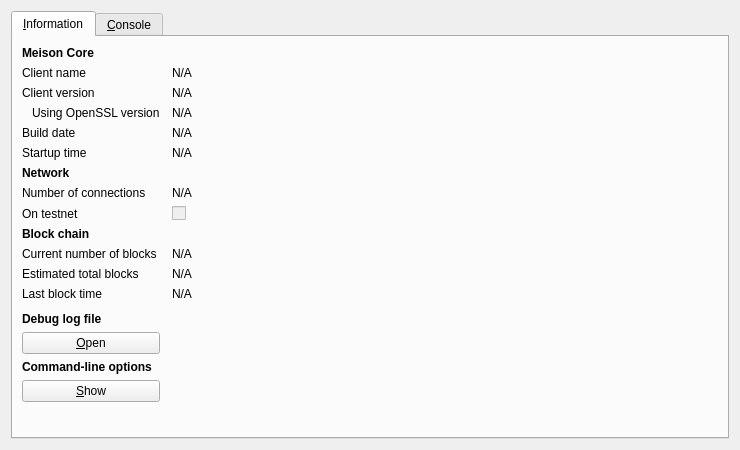
<?xml version="1.0" encoding="UTF-8"?>
<ui version="4.0">
 <class>RPCConsole</class>
 <widget class="QDialog" name="RPCConsole">
  <property name="geometry">
   <rect>
    <x>0</x>
    <y>0</y>
    <width>740</width>
    <height>450</height>
   </rect>
  </property>
  <property name="windowTitle">
   <string>Meison - Debug window</string>
  </property>
  <layout class="QVBoxLayout" name="verticalLayout_2">
   <item>
    <widget class="QTabWidget" name="tabWidget">
     <property name="currentIndex">
      <number>0</number>
     </property>
     <widget class="QWidget" name="tab_info">
      <attribute name="title">
       <string>&amp;Information</string>
      </attribute>
      <layout class="QGridLayout" name="gridLayout" columnstretch="0,1">
       <property name="horizontalSpacing">
        <number>12</number>
       </property>
       <item row="0" column="0">
        <widget class="QLabel" name="label_9">
         <property name="font">
          <font>
           <weight>75</weight>
           <bold>true</bold>
          </font>
         </property>
         <property name="text">
          <string>Meison Core</string>
         </property>
        </widget>
       </item>
       <item row="1" column="0">
        <widget class="QLabel" name="label_5">
         <property name="text">
          <string>Client name</string>
         </property>
        </widget>
       </item>
       <item row="1" column="1">
        <widget class="QLabel" name="clientName">
         <property name="cursor">
          <cursorShape>IBeamCursor</cursorShape>
         </property>
         <property name="text">
          <string>N/A</string>
         </property>
         <property name="textFormat">
          <enum>Qt::PlainText</enum>
         </property>
         <property name="textInteractionFlags">
          <set>Qt::LinksAccessibleByMouse|Qt::TextSelectableByKeyboard|Qt::TextSelectableByMouse</set>
         </property>
        </widget>
       </item>
       <item row="2" column="0">
        <widget class="QLabel" name="label_6">
         <property name="text">
          <string>Client version</string>
         </property>
        </widget>
       </item>
       <item row="2" column="1">
        <widget class="QLabel" name="clientVersion">
         <property name="cursor">
          <cursorShape>IBeamCursor</cursorShape>
         </property>
         <property name="text">
          <string>N/A</string>
         </property>
         <property name="textFormat">
          <enum>Qt::PlainText</enum>
         </property>
         <property name="textInteractionFlags">
          <set>Qt::LinksAccessibleByMouse|Qt::TextSelectableByKeyboard|Qt::TextSelectableByMouse</set>
         </property>
        </widget>
       </item>
       <item row="3" column="0">
        <widget class="QLabel" name="label_14">
         <property name="text">
          <string>Using OpenSSL version</string>
         </property>
         <property name="indent">
          <number>10</number>
         </property>
        </widget>
       </item>
       <item row="3" column="1">
        <widget class="QLabel" name="openSSLVersion">
         <property name="cursor">
          <cursorShape>IBeamCursor</cursorShape>
         </property>
         <property name="text">
          <string>N/A</string>
         </property>
         <property name="textFormat">
          <enum>Qt::PlainText</enum>
         </property>
         <property name="textInteractionFlags">
          <set>Qt::LinksAccessibleByMouse|Qt::TextSelectableByKeyboard|Qt::TextSelectableByMouse</set>
         </property>
        </widget>
       </item>
       <item row="4" column="0">
        <widget class="QLabel" name="label_12">
         <property name="text">
          <string>Build date</string>
         </property>
        </widget>
       </item>
       <item row="4" column="1">
        <widget class="QLabel" name="buildDate">
         <property name="cursor">
          <cursorShape>IBeamCursor</cursorShape>
         </property>
         <property name="text">
          <string>N/A</string>
         </property>
         <property name="textFormat">
          <enum>Qt::PlainText</enum>
         </property>
         <property name="textInteractionFlags">
          <set>Qt::LinksAccessibleByMouse|Qt::TextSelectableByKeyboard|Qt::TextSelectableByMouse</set>
         </property>
        </widget>
       </item>
       <item row="5" column="0">
        <widget class="QLabel" name="label_13">
         <property name="text">
          <string>Startup time</string>
         </property>
        </widget>
       </item>
       <item row="5" column="1">
        <widget class="QLabel" name="startupTime">
         <property name="cursor">
          <cursorShape>IBeamCursor</cursorShape>
         </property>
         <property name="text">
          <string>N/A</string>
         </property>
         <property name="textFormat">
          <enum>Qt::PlainText</enum>
         </property>
         <property name="textInteractionFlags">
          <set>Qt::LinksAccessibleByMouse|Qt::TextSelectableByKeyboard|Qt::TextSelectableByMouse</set>
         </property>
        </widget>
       </item>
       <item row="6" column="0">
        <widget class="QLabel" name="label_11">
         <property name="font">
          <font>
           <weight>75</weight>
           <bold>true</bold>
          </font>
         </property>
         <property name="text">
          <string>Network</string>
         </property>
        </widget>
       </item>
       <item row="7" column="0">
        <widget class="QLabel" name="label_7">
         <property name="text">
          <string>Number of connections</string>
         </property>
        </widget>
       </item>
       <item row="7" column="1">
        <widget class="QLabel" name="numberOfConnections">
         <property name="cursor">
          <cursorShape>IBeamCursor</cursorShape>
         </property>
         <property name="text">
          <string>N/A</string>
         </property>
         <property name="textFormat">
          <enum>Qt::PlainText</enum>
         </property>
         <property name="textInteractionFlags">
          <set>Qt::LinksAccessibleByMouse|Qt::TextSelectableByKeyboard|Qt::TextSelectableByMouse</set>
         </property>
        </widget>
       </item>
       <item row="8" column="0">
        <widget class="QLabel" name="label_8">
         <property name="text">
          <string>On testnet</string>
         </property>
        </widget>
       </item>
       <item row="8" column="1">
        <widget class="QCheckBox" name="isTestNet">
         <property name="enabled">
          <bool>false</bool>
         </property>
         <property name="text">
          <string/>
         </property>
        </widget>
       </item>
       <item row="9" column="0">
        <widget class="QLabel" name="label_10">
         <property name="font">
          <font>
           <weight>75</weight>
           <bold>true</bold>
          </font>
         </property>
         <property name="text">
          <string>Block chain</string>
         </property>
        </widget>
       </item>
       <item row="10" column="0">
        <widget class="QLabel" name="label_3">
         <property name="text">
          <string>Current number of blocks</string>
         </property>
        </widget>
       </item>
       <item row="10" column="1">
        <widget class="QLabel" name="numberOfBlocks">
         <property name="cursor">
          <cursorShape>IBeamCursor</cursorShape>
         </property>
         <property name="text">
          <string>N/A</string>
         </property>
         <property name="textFormat">
          <enum>Qt::PlainText</enum>
         </property>
         <property name="textInteractionFlags">
          <set>Qt::LinksAccessibleByMouse|Qt::TextSelectableByKeyboard|Qt::TextSelectableByMouse</set>
         </property>
        </widget>
       </item>
       <item row="11" column="0">
        <widget class="QLabel" name="label_4">
         <property name="text">
          <string>Estimated total blocks</string>
         </property>
        </widget>
       </item>
       <item row="11" column="1">
        <widget class="QLabel" name="totalBlocks">
         <property name="cursor">
          <cursorShape>IBeamCursor</cursorShape>
         </property>
         <property name="text">
          <string>N/A</string>
         </property>
         <property name="textFormat">
          <enum>Qt::PlainText</enum>
         </property>
         <property name="textInteractionFlags">
          <set>Qt::LinksAccessibleByMouse|Qt::TextSelectableByKeyboard|Qt::TextSelectableByMouse</set>
         </property>
        </widget>
       </item>
       <item row="12" column="0">
        <widget class="QLabel" name="label_2">
         <property name="text">
          <string>Last block time</string>
         </property>
        </widget>
       </item>
       <item row="12" column="1">
        <widget class="QLabel" name="lastBlockTime">
         <property name="cursor">
          <cursorShape>IBeamCursor</cursorShape>
         </property>
         <property name="text">
          <string>N/A</string>
         </property>
         <property name="textFormat">
          <enum>Qt::PlainText</enum>
         </property>
         <property name="textInteractionFlags">
          <set>Qt::LinksAccessibleByMouse|Qt::TextSelectableByKeyboard|Qt::TextSelectableByMouse</set>
         </property>
        </widget>
       </item>
       <item row="13" column="0">
        <spacer name="verticalSpacer_2">
         <property name="orientation">
          <enum>Qt::Vertical</enum>
         </property>
         <property name="sizeHint" stdset="0">
          <size>
           <width>20</width>
           <height>20</height>
          </size>
         </property>
        </spacer>
       </item>
       <item row="14" column="0">
        <widget class="QLabel" name="labelDebugLogfile">
         <property name="font">
          <font>
           <weight>75</weight>
           <bold>true</bold>
          </font>
         </property>
         <property name="text">
          <string>Debug log file</string>
         </property>
        </widget>
       </item>
       <item row="15" column="0">
        <widget class="QPushButton" name="openDebugLogfileButton">
         <property name="toolTip">
          <string>Open the Meison debug log file from the current data directory. This can take a few seconds for large log files.</string>
         </property>
         <property name="text">
          <string>&amp;Open</string>
         </property>
         <property name="autoDefault">
          <bool>false</bool>
         </property>
        </widget>
       </item>
       <item row="16" column="0">
        <widget class="QLabel" name="labelCLOptions">
         <property name="font">
          <font>
           <weight>75</weight>
           <bold>true</bold>
          </font>
         </property>
         <property name="text">
          <string>Command-line options</string>
         </property>
        </widget>
       </item>
       <item row="17" column="0">
        <widget class="QPushButton" name="showCLOptionsButton">
         <property name="toolTip">
          <string>Show the Meison-Qt help message to get a list with possible Meison command-line options.</string>
         </property>
         <property name="text">
          <string>&amp;Show</string>
         </property>
         <property name="autoDefault">
          <bool>false</bool>
         </property>
        </widget>
       </item>
       <item row="18" column="0">
        <spacer name="verticalSpacer">
         <property name="orientation">
          <enum>Qt::Vertical</enum>
         </property>
         <property name="sizeHint" stdset="0">
          <size>
           <width>20</width>
           <height>40</height>
          </size>
         </property>
        </spacer>
       </item>
      </layout>
     </widget>
     <widget class="QWidget" name="tab_console">
      <attribute name="title">
       <string>&amp;Console</string>
      </attribute>
      <layout class="QVBoxLayout" name="verticalLayout_3">
       <property name="spacing">
        <number>3</number>
       </property>
       <item>
        <widget class="QTextEdit" name="messagesWidget">
         <property name="minimumSize">
          <size>
           <width>0</width>
           <height>100</height>
          </size>
         </property>
         <property name="readOnly">
          <bool>true</bool>
         </property>
         <property name="tabKeyNavigation" stdset="0">
          <bool>false</bool>
         </property>
         <property name="columnCount" stdset="0">
          <number>2</number>
         </property>
        </widget>
       </item>
       <item>
        <layout class="QHBoxLayout" name="horizontalLayout">
         <property name="spacing">
          <number>3</number>
         </property>
         <item>
          <widget class="QLabel" name="label">
           <property name="text">
            <string notr="true">&gt;</string>
           </property>
          </widget>
         </item>
         <item>
          <widget class="QLineEdit" name="lineEdit"/>
         </item>
         <item>
          <widget class="QPushButton" name="clearButton">
           <property name="maximumSize">
            <size>
             <width>24</width>
             <height>24</height>
            </size>
           </property>
           <property name="toolTip">
            <string>Clear console</string>
           </property>
           <property name="text">
            <string/>
           </property>
           <property name="icon">
            <iconset resource="../bitcoin.qrc">
             <normaloff>:/icons/remove</normaloff>:/icons/remove</iconset>
           </property>
           <property name="shortcut">
            <string notr="true">Ctrl+L</string>
           </property>
           <property name="autoDefault">
            <bool>false</bool>
           </property>
          </widget>
         </item>
        </layout>
       </item>
      </layout>
     </widget>
    </widget>
   </item>
  </layout>
 </widget>
 <resources>
  <include location="../bitcoin.qrc"/>
 </resources>
 <connections/>
</ui>
